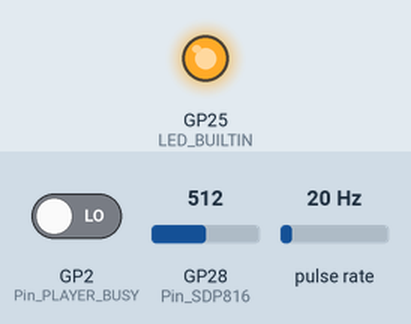
Recording of a sketch running on a simulated Raspberry Pi Pico. Shown: output pins drawn as LEDs (lit = HIGH). Wiring (inferred from the names in the program): pulse sensor: data GP26. The test bench sets the inputs (shaded band); at power-on: GP2 (Pin_PLAYER_BUSY) LOW, GP28 (Pin_SDP816) = 512, pulse rate 20 Hz. The audio player accepts every command and is not drawn.

Above: at 0.1 s.
At 6.1 s:
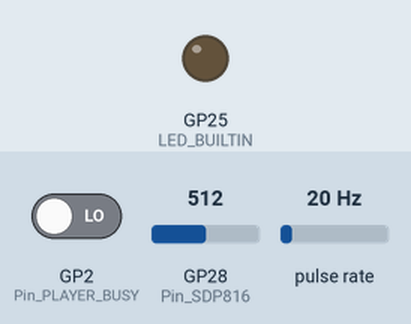
Timing chart, 0 to 7.6 s (numbered marks = the images above):
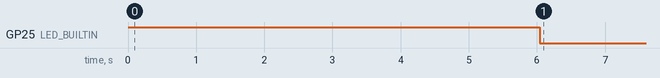

The sketch:

LagopusSystem_forChofu.ino
```cpp
//TODO:ピトー管analogreadの値をそのまま電圧として使っていた問題を修正済

#define Pin_SDP816 28
#define Pin_PLAYER_BUSY 2
#define Pin_RPM 26
//再生中は0(=LOW)になる

#include "DFRobotDFPlayerMini.h"
DFRobotDFPlayerMini myDFPlayer;

typedef struct
{
  double delta_pressure;
  double delta_pressure_prev;
  double delta_pressure_raw;
  double delta_pressure_raw_cal;
  double calibrated;
  const double Air_density = 1.166;
  double Pitot_tube_constant = 1.0;
  double delta_pressure_nofilter;
  double Airspeed;
  double Airspeed_prev;
  double Airspeed_raw;
  double Airspeed_array[100];
  int Airspeed_array_size;
  int i, k, j;
  double tmp;
} airspeed_sensor;
airspeed_sensor AS;

typedef struct
{
  int voice_order[13] = {3, 8, 6, 4, 5, 11, 12, 13, 15, 14, 16, 10, 9};
  int dist_target[8] = {200, 500, 600, 695, 1000, 2000, 5000, 10000};
  int dist_voice_order[8] = {2, 4, 6, 7, 8, 9, 10, 11};
  long time_voice_std;
  long time_voice;
  long time_voice_airspeed;
  long time_voice_speed;
  long time_voice_altitude;
  long time_voice_cadence_bad;
  long time_voice_cadence_good;
  int p, q;
  String request_buffer;
  int request_Folder;
  int request_File;
  byte volume = 24;
} lagopus;
lagopus LS;

typedef struct
{
  volatile long last_time = 0;
  volatile long duration = 0;
  volatile double cadence;
  volatile double cadence_prev;
  int flag;
} cadence;
cadence RPM;

void Cadence_duration(void);
void Lagopus_Play_value(double);
bool Lagopus_notPlaying(void);
void Lagopus_Play(int, int);

double sign(double input)
{
  if (input > 0)
  {
    return 1.0;
  }
  else if (input < 0)
  {
    return -1.0;
  }
  else
  {
    return 0.0;
  }
}

void setup()
{
  Serial.begin(9600);
  pinMode(Pin_RPM, INPUT);
  attachInterrupt(Pin_RPM, Cadence_duration, RISING);
}

void setup1()
{
  pinMode(Pin_PLAYER_BUSY, INPUT);

  pinMode(LED_BUILTIN, OUTPUT);
  digitalWrite(LED_BUILTIN, HIGH);

  Serial.begin(9600);

  Serial1.setTX(0);
  Serial1.setRX(1);
  Serial1.begin(9600);

  while (!myDFPlayer.begin(Serial1))
  {
  }
  delay(5000);
  myDFPlayer.volume(LS.volume); // Set volume value. From 0 to 30
  delay(500);
  Lagopus_Play(2, 1);
  digitalWrite(LED_BUILTIN, LOW);
}

void loop()
{
  delay(2000);
  AS.Airspeed_array_size = sizeof(AS.Airspeed_array) / sizeof(double);
  AS.delta_pressure_raw_cal = 3.3 - ((analogRead(Pin_SDP816) / 1023.0) * 3.3) - (3.3 / 2);

  while (true)
  {
    for (AS.k = 0; AS.k < AS.Airspeed_array_size; AS.k++)
    {
      AS.delta_pressure_raw = 3.3 - ((analogRead(Pin_SDP816) / 1023.0) * 3.3) - AS.delta_pressure_raw_cal;
      AS.delta_pressure = (sign((AS.delta_pressure_raw / 3.3) - 0.5) * pow(((AS.delta_pressure_raw / (3.3 * 0.4)) - 1.25), 2.0)) * 133.0;
      if (AS.delta_pressure < 0)
      {
        AS.delta_pressure = 0.0;
      }
      AS.Airspeed_raw = (AS.Pitot_tube_constant * sqrt((2.0 * AS.delta_pressure) / AS.Air_density));
      AS.Airspeed_array[AS.k] = AS.Airspeed_raw;
      delay(10);
    }
    for (AS.i = 0; AS.i < AS.Airspeed_array_size; AS.i++)
    {
      for (AS.j = AS.i + 1; AS.j < AS.Airspeed_array_size; AS.j++)
      {
        if (AS.Airspeed_array[AS.i] > AS.Airspeed_array[AS.j])
        {
          AS.tmp = AS.Airspeed_array[AS.i];
          AS.Airspeed_array[AS.i] = AS.Airspeed_array[AS.j];
          AS.Airspeed_array[AS.j] = AS.tmp;
        }
      }
    }
    AS.Airspeed = AS.Airspeed_array[50];
    AS.Airspeed = (AS.Airspeed * 0.5) + (AS.Airspeed_prev * 0.5);
    AS.Airspeed_prev = AS.Airspeed;
    if (millis()-RPM.last_time  > 5000)
    {
      RPM.cadence = 0;
    }
    else if (RPM.duration != 0)
    {
      RPM.cadence = 60 / (RPM.duration / 1000.0);
    }
    //RPM.cadence = (RPM.cadence * 0.5) + (RPM.cadence_prev * 0.5);
    //RPM.cadence_prev = RPM.cadence;
    if ((RPM.cadence < 75) && (millis() - RPM.last_time < 2000))//故障により、更新されない値が連続で使われることの防止
    {
      if (RPM.flag > 0)
      {
        RPM.flag = 0;
      }
      RPM.flag--;
    }
    else if ((RPM.cadence > 85) && (RPM.cadence < 95) && (millis() - RPM.last_time < 2000))//故障により、更新されない値が連続で使われることの防止
    {
      if (RPM.flag < 0)
      {
        RPM.flag = 0;
      }
      RPM.flag++;
    }
    else
    {
      RPM.flag = 0;
    }
  }
}

void loop1()
{
  while (Lagopus_notPlaying() == 0);
  Lagopus_Play(2, 6);
  while (Lagopus_notPlaying() == 0);
  Lagopus_Play(3, 1);

  while (true)
  {
    while (true)
    {
      Serial.println(RPM.cadence/10.0);
      if ((Serial.available() > 0) && Lagopus_notPlaying())
      {
        LS.request_buffer = Serial.readStringUntil('.');
        LS.request_File = int(LS.request_buffer.toInt() % 100);
        LS.request_Folder = int((LS.request_buffer.toInt() - LS.request_File) / 100);
        Lagopus_Play(LS.request_Folder, LS.request_File);
      }
      else if ((RPM.cadence >= 10)&&(RPM.cadence < 110) && (millis() - LS.time_voice > 2000) && Lagopus_notPlaying())
      {
        Lagopus_Play_value(RPM.cadence/10.0);
      }
      delay(100);
    }
  }
}

void Lagopus_Play_value(double input)
{
  Lagopus_Play(9, int(input) + 1);
  delay(800);
  Lagopus_Play(10, int(10.0 * input + 0.5) - 10 * int(input) + 1);
}

bool Lagopus_notPlaying()
{
  return ((digitalRead(Pin_PLAYER_BUSY) == 1) && (millis() - LS.time_voice > 500));
}

void Lagopus_Play(int Folder, int Num)
{
  myDFPlayer.playFolder(Folder, Num);
  LS.time_voice = millis();
}

void Cadence_duration()
{
  if (millis() - RPM.last_time > 300)
  {
    RPM.duration = millis() - RPM.last_time;
    RPM.last_time = millis();
  }
}
```

Measured:
- by itself, GP25 (LED_BUILTIN): LOW → HIGH at 0.00 s, → LOW 6.0 s later
